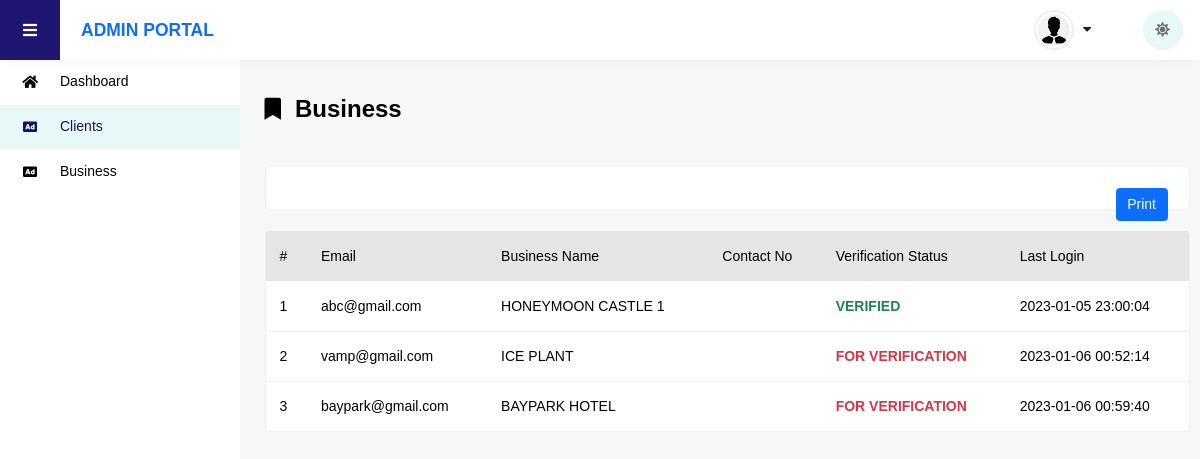
Page /admin/business.php (signed in) on the committed database.
### tables this page shows
CREATE TABLE `accounts` (
  `id` int(11) NOT NULL,
  `account_type_id` int(11) DEFAULT 0,
  `email` varchar(120) DEFAULT '',
  `password` varchar(45) DEFAULT '',
  `first_name` varchar(45) DEFAULT '',
  `last_name` varchar(45) DEFAULT '',
  `name` varchar(45) DEFAULT '',
  `last_login` varchar(45) DEFAULT '',
  `status` varchar(15) DEFAULT '',
  `email_valid` bit(1) DEFAULT b'0',
  `photo` varchar(300) DEFAULT '',
  `payment_method` varchar(3000) DEFAULT '',
  `verify` bit(1) DEFAULT b'0',
  `verify_date` varchar(45) DEFAULT '',
  `proof` varchar(300) DEFAULT '',
  `proof_date` varchar(45) DEFAULT '',
  `contact_no` varchar(45) DEFAULT ''
);

### libs/env.php (called while the page is built, shortened)
<?php
class Configuration {
    private static $environment;
    public static function GetEnvironment()
    {
        if(empty(Configuration::$environment))
        {
            switch($_SERVER['SERVER_NAME'])
            {
                default:
                    Configuration::$environment = 'dev'; break;
            }
        }
        return Configuration::$environment;
    }
}
?>

### libs/base.php (called while the page is built, shortened)
<?php
require_once('env.php');
function BASE_URL()
{
    $env = Configuration::GetEnvironment();
    switch($env)
    {
        case 'dev': return 'http://localhost:8080/event-place/';
    }
}
?>

### libs/db.php (called while the page is built)
<?php
require_once('env.php');
class Server
{
    function DbQuery($Sql)
    {
        $conn = new mysqli(
            Configuration::Setting('server'),
            Configuration::Setting('username'),
            Configuration::Setting('password'),
            Configuration::Setting('database')
        );
        if ($conn->connect_error)
        {
            die("Connection failed: " . $conn->connect_error);
        } else
        {
            return $conn->query($Sql);
        }
    }
}
?>

### admin/business.php (the view, shortened to what this page needs)
<?php
include('../libs/base.php');
include('../libs/db.php');
$sql = "SELECT * FROM accounts WHERE account_type_id = 2";
$db = new Server();
$rows = $db->DbQuery($sql);
$cnt = mysqli_num_rows($rows);
?>
<!DOCTYPE html>
<html lang="en">
<head>
    <link rel="stylesheet" href="<?php echo BASE_URL() . 'assets/base/css/dashboard.css' ?>">
    <link rel="stylesheet" href="<?php echo BASE_URL() . 'assets/base/css/fontface' ?>">
    <link rel="stylesheet" href="<?php echo BASE_URL() . 'assets/base/css/unicons.css' ?>">
    <link rel="stylesheet" href="<?php echo BASE_URL() . 'assets/base/css/style.css' ?>">
    <link rel="stylesheet" href="<?php echo BASE_URL() . 'assets/base/css/vertical-responsive-menu.min.css' ?>">
    <link rel="stylesheet" href="<?php echo BASE_URL() . 'assets/base/css/responsive.css' ?>">
    <link rel="stylesheet" href="<?php echo BASE_URL() . 'assets/base/css/night-mode.css' ?>">
    <link rel="stylesheet" href="<?php echo BASE_URL() . 'assets/base/css/all.min.css' ?>">
    <link rel="stylesheet" href="<?php echo BASE_URL() . 'assets/base/css/owl.carousel.css' ?>">
    <link rel="stylesheet" href="<?php echo BASE_URL() . 'assets/base/css/owl.theme.default.min.css' ?>">
    <link rel="stylesheet" href="<?php echo BASE_URL() . 'assets/base/css/bootstrap.min.css' ?>">
    <link rel="stylesheet" href="<?php echo BASE_URL() . 'assets/base/css/bootstrap-select.min.css' ?>">
    <link rel="stylesheet" href="<?php echo BASE_URL() . 'assets/base/css/custom.css' ?>">
    <link rel="stylesheet" href="<?php echo BASE_URL() . 'assets/plugins/css/toastr.css' ?>">
</head>
<body class="d-flex flex-column h-100">
    <?php include("./layouts/header.php"); ?>
    <?php include("./layouts/sidebar.php"); ?>
    <div class="wrapper wrapper-body" id="vbody">
        <div class="dashboard-body">
            <div class="container-fluid">
                <div class="row">
                    <div class="col-md-12">
                        <div class="d-main-title">
                            <h3><i class="fas fa-bookmark me-3"></i></i>Business</h3>
                        </div>
                    </div>
                    <div class="col-md-12">
                        <div class="main-card p-4 mt-5">
                        <div class="dashboard-wrap-content">
                                <div class="d-blocl">
                                    <div class="d-block" style="float: right;">
                                        <button class="btn btn-primary" style="float: right;" onclick="printJS({ printable: 'CnReports', type: 'html' })">Print</button>
                                    </div>
                                </div>
                            </div>
                        </div>
                        <div class="event-list" id="tbList">
                            <div class="table-card mt-4">
                                <div class="main-table">
                                    <div class="table-responsive">
                                        <table class="table" id="CnReports">
                                            <thead class="thead-dark">
                                                <tr>
                                                    <th scope="col">#</th>
                                                    <th scope="col">Email</th>
                                                    <th scope="col">Business Name</th>
                                                    <th scope="col">Contact No</th>
                                                    <th scope="col">Verification Status</th>
                                                    <th scope="col">Last Login</th>
                                                </tr>
                                            </thead>
                                            <tbody>
                                            <?php
                                                if ($cnt == 0) {
                                            ?>
                                                <tr>
                                                    <td colspan="25">No records to display</td>
                                                </tr>
                                            <?php
                                                } else {
                                                    $ctr = 1;
                                                    foreach($rows as $row):
                                                        ?>
                                                        <tr>
                                                            <td><?= $ctr; ?></td>
                                                            <td><?= $row["email"]; ?></td>
                                                            <td><?= $row["name"]; ?></td>
                                                            <td><?= $row["contact_no"]; ?></td>
                                                            <td>
                                                            <?php
                                                                if ($row["verify"] == 1) {
                                                                    ?>
                                                                        <span style="color: #198754; font-weight: bold;">VERIFIED</span>
                                                                    <?php
                                                                }
                                                                else {
                                                                    ?>
                                                                        <span style="color: #dc3545; font-weight: bold;">FOR VERIFICATION</span>
                                                                    <?php
                                                                }
                                                            ?>
                                                            </td>
                                                            <td><?= $row["last_login"]; ?></td>
                                                        </tr>
                                                        <?php
                                                        $ctr++;
                                                    endforeach;
                                                }
                                            ?>
                                            </tbody>
                                        </table>
                                    </div>
                                </div>
                            </div>
                        </div>
                    </div>
                </div>
            </div>
        </div>
    </div>
</body>
</html>

### rows in the picture
accounts: email "abc@gmail.com", name "HONEYMOON CASTLE 1", verify "VERIFIED", last_login "2023-01-05 23:00:04"
accounts: email "vamp@gmail.com", name "ICE PLANT", verify "FOR VERIFICATION", last_login "2023-01-06 00:52:14"
accounts: email "baypark@gmail.com", name "BAYPARK HOTEL", verify "FOR VERIFICATION", last_login "2023-01-06 00:59:40"
